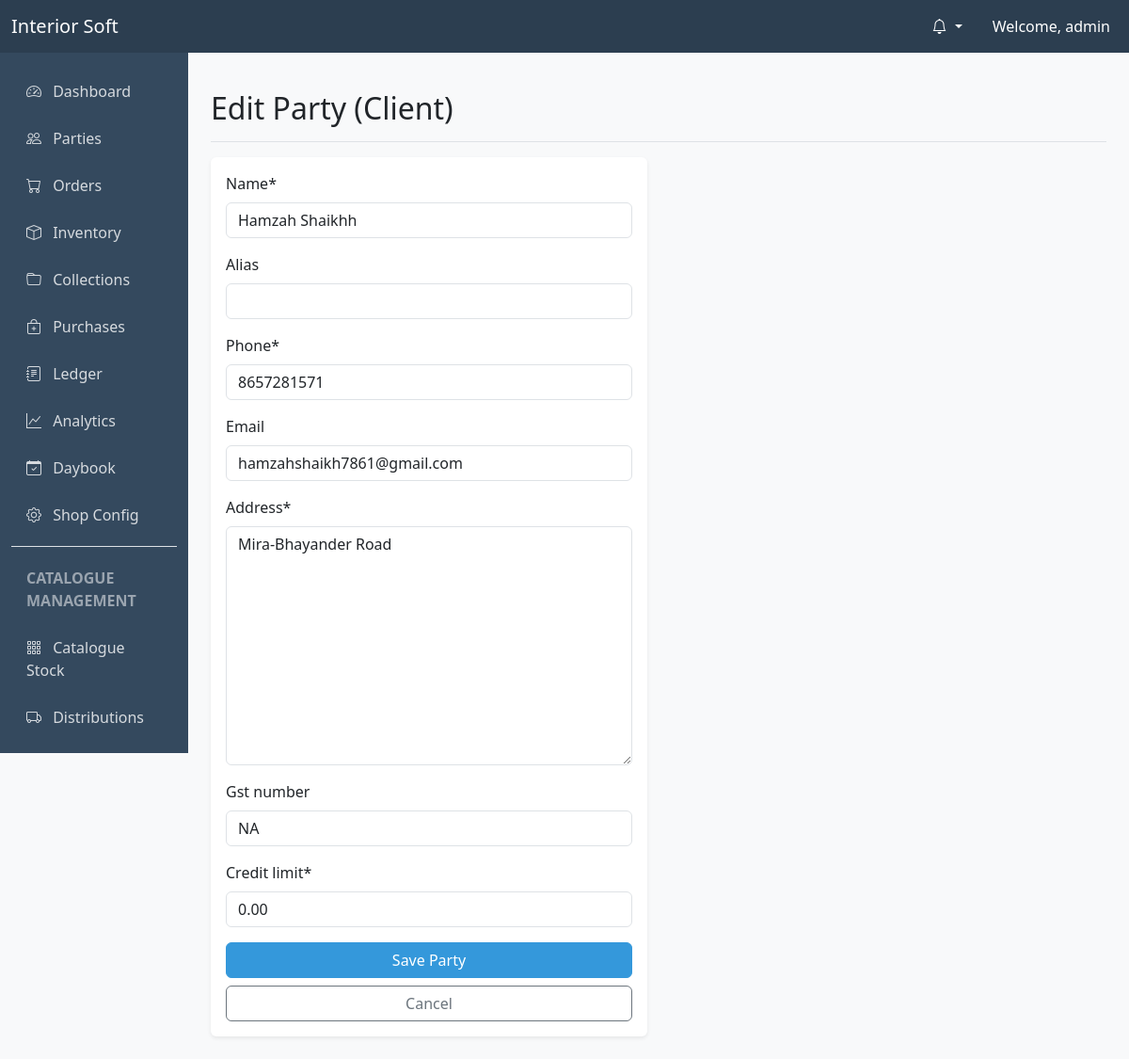
Page /parties/1/edit/ (signed in) on the committed database.
### users/models.py (models this page shows, shortened)
class User(AbstractUser):
    SUPERADMIN = 'superadmin'
    ADMIN = 'admin'
    ACCOUNTANT = 'accountant'
    WAREHOUSE_MANAGER = 'warehouse_manager'
    DELIVERY_PERSON = 'delivery_person'
    MARKETING_PERSON = 'marketing_person'
    ROLE_CHOICES = (
        (SUPERADMIN, 'SuperAdmin'),
        (ADMIN, 'Admin'),
        (ACCOUNTANT, 'Accountant'),
        (WAREHOUSE_MANAGER, 'Warehouse Manager'),
        (DELIVERY_PERSON, 'Delivery Person'),
        (MARKETING_PERSON, 'Marketing Person'),
    )
    role = models.CharField(max_length=20, choices=ROLE_CHOICES, default=ADMIN)
    phone_number = models.CharField(max_length=15, blank=True, null=True)
    def is_superadmin(self):
        return self.role == self.SUPERADMIN
    def is_admin(self):
        return self.role == self.ADMIN or self.role == self.SUPERADMIN
    def is_warehouse_manager(self):
        return self.role == self.WAREHOUSE_MANAGER
    def is_delivery_person(self):
        return self.role == self.DELIVERY_PERSON

### parties/models.py (models this page shows, shortened)
class Party(models.Model):
    name = models.CharField(max_length=255)
    alias = models.CharField(max_length=255, blank=True, null=True)
    phone = models.CharField(max_length=15)
    email = models.EmailField(blank=True, null=True)
    address = models.TextField()
    gst_number = models.CharField(max_length=15, blank=True, null=True)
    credit_limit = models.DecimalField(max_digits=12, decimal_places=2, default=0.00)
    created_at = models.DateTimeField(auto_now_add=True)
    updated_at = models.DateTimeField(auto_now=True)
    class Meta:
        verbose_name_plural = "Parties"
        ordering = ['name']

### parties/views.py (the view)
# urls.py: path('<int:pk>/edit/', views.PartyUpdateView.as_view(), name='party_edit'),
class PartyUpdateView(LoginRequiredMixin, AdminAccountantMixin, UpdateView):
    model = Party
    fields = ['name', 'alias', 'phone', 'email', 'address', 'gst_number', 'credit_limit']
    template_name = 'parties/party_form.html'
    success_url = reverse_lazy('party_list')

### core/context_processors.py (called while the page is built)
def notifications(request):
    if request.user.is_authenticated:
        unread_notifications = request.user.notifications.filter(is_seen=False)
        return {
            'unread_notifications': unread_notifications,
            'unread_notifications_count': unread_notifications.count()
        }
    return {}

### parties/views.py (called while the page is built)
    def test_func(self):
        return self.request.user.is_admin() or self.request.user.is_accountant()

### shop_config/context_processors.py (called while the page is built)
def shop_info(request):
    config, created = ShopConfiguration.objects.get_or_create(pk=1, defaults={'shop_name': 'Interior Soft'})
    return {
        'shop_config': config
    }

### templates/parties/party_form.html (shortened to what this page needs)
{% extends "base.html" %}
{% load crispy_forms_tags %}
{% block content %}
<div class="d-flex justify-content-between flex-wrap flex-md-nowrap align-items-center pt-3 pb-2 mb-3 border-bottom">
    <h1 class="h2">{% if object %}Edit{% else %}Add New{% endif %} Party (Client)</h1>
</div>
<div class="row">
    <div class="col-md-6">
        <div class="card shadow-sm">
            <div class="card-body">
                <form method="post" id="party-form">
                    {{ form|crispy }}
                    <div class="d-grid gap-2">
                        <button type="submit" class="btn btn-primary">Save Party</button>
                        <a href="{% url 'party_list' %}" class="btn btn-outline-secondary">Cancel</a>
                    </div>
                </form>
            </div>
        </div>
    </div>
</div>
{% endblock %}

### templates/base.html (shortened to what this page needs)
<!DOCTYPE html>
<html lang="en">
<head>
    <link href="https://cdn.jsdelivr.net/npm/bootstrap@5.3.0/dist/css/bootstrap.min.css" rel="stylesheet">
    <link rel="stylesheet" href="https://cdn.jsdelivr.net/npm/bootstrap-icons@1.10.0/font/bootstrap-icons.css">
    <link href="https://cdn.jsdelivr.net/npm/select2@4.1.0-rc.0/dist/css/select2.min.css" rel="stylesheet" />
    <link href="https://cdn.jsdelivr.net/npm/select2-bootstrap-5-theme@1.3.0/dist/select2-bootstrap-5-theme.min.css" rel="stylesheet" />
</head>
<body>
    <nav class="navbar navbar-expand-lg navbar-dark sticky-top">
        <div class="container-fluid">
            <a class="navbar-brand" href="{% url 'dashboard' %}">Interior Soft</a>
            <div class="collapse navbar-collapse" id="navbarNav">
                <ul class="navbar-nav ms-auto">
                    {% if user.is_authenticated %}
                        <li class="nav-item dropdown me-3">
                            <a class="nav-link dropdown-toggle text-white" href="#" id="notifDropdown" role="button" data-bs-toggle="dropdown" aria-expanded="false">
                                <i class="bi bi-bell"></i>
                            </a>
                        </li>
                        <li class="nav-item d-none d-lg-block">
                            <span class="nav-link text-white">Welcome, {{ user.username }}</span>
                        </li>
                    {% else %}
                        <li class="nav-item">
                            <a class="nav-link" href="{% url 'login' %}">Login</a>
                        </li>
                    {% endif %}
                </ul>
            </div>
        </div>
    </nav>
    <div class="container-fluid">
        <div class="row">
            {% if user.is_authenticated and request.resolver_match.url_name != 'login' %}
            <nav id="sidebarMenu" class="col-md-3 col-lg-2 d-md-block sidebar collapse">
                <div class="sidebar-nav-container">
                    <ul class="nav flex-column">
                        {% if user.is_admin or user.is_accountant or user.is_marketing_person %}
                        <li class="nav-item">
                            <a class="nav-link" href="{% url 'dashboard' %}">
                                <i class="bi bi-speedometer2 me-2"></i> Dashboard
                            </a>
                        </li>
                        <li class="nav-item">
                            <a class="nav-link" href="{% url 'party_list' %}">
                                <i class="bi bi-people me-2"></i> Parties
                            </a>
                        </li>
                        {% endif %}
                        {% if user.is_admin or user.is_accountant %}
                        <li class="nav-item">
                            <a class="nav-link" href="{% url 'order_list' %}">
                                <i class="bi bi-cart me-2"></i> Orders
                            </a>
                        </li>
                        <li class="nav-item">
                            <a class="nav-link" href="{% url 'stock_list' %}">
                                <i class="bi bi-box me-2"></i> Inventory
                            </a>
                        </li>
                        <li class="nav-item">
                            <a class="nav-link" href="{% url 'collection_list' %}">
                                <i class="bi bi-folder me-2"></i> Collections
                            </a>
                        </li>
                        <li class="nav-item">
                            <a class="nav-link" href="{% url 'purchase_list' %}">
                                <i class="bi bi-bag-plus me-2"></i> Purchases
                            </a>
                        </li>
                        <li class="nav-item">
                            <a class="nav-link" href="{% url 'ledger_list' %}">
                                <i class="bi bi-journal-text me-2"></i> Ledger
                            </a>
                        </li>
                        <li class="nav-item">
                            <a class="nav-link" href="{% url 'analytics' %}">
                                <i class="bi bi-graph-up me-2"></i> Analytics
                            </a>
                        </li>
                        <li class="nav-item">
                            <a class="nav-link" href="{% url 'daybook' %}">
                                <i class="bi bi-calendar-check me-2"></i> Daybook
                            </a>
                        </li>
                        {% if user.is_admin %}
                        <li class="nav-item">
                            <a class="nav-link" href="{% url 'shop_config' %}">
                                <i class="bi bi-gear me-2"></i> Shop Config
                            </a>
                        </li>
                        {% endif %}
                        {% endif %}
                        {% if user.is_admin or user.is_accountant or user.is_marketing_person %}
                        <li class="nav-item border-top mt-2 pt-2">
                            <span class="nav-link disabled small text-uppercase fw-bold text-white-50">Catalogue Management</span>
                        </li>
                        <li class="nav-item">
                            <a class="nav-link {% if 'catalogues/inventory' in request.path %}active{% endif %}" href="{% url 'catalogue_inventory_list' %}">
                                <i class="bi bi-grid-3x3-gap me-2"></i> Catalogue Stock
                            </a>
                        </li>
                        <li class="nav-item">
                            <a class="nav-link {% if 'catalogues/distributions' in request.path %}active{% endif %}" href="{% url 'catalogue_distribution_list' %}">
                                <i class="bi bi-truck me-2"></i> Distributions
                            </a>
                        </li>
                        <li class="nav-item">
                            <a class="nav-link {% if 'catalogues/visits' in request.path %}active{% endif %}" href="{% url 'catalogue_visit_list' %}">
                            </a>
                        </li>
                        {% endif %}
                    </ul>
                </div>
            </nav>
            <main class="col-md-9 ms-sm-auto col-lg-10 px-md-4 py-4">
            {% else %}
            <main class="col-12 py-4">
            {% endif %}
                {% block content %}{% endblock %}
            </main>
        </div>
    </div>
</body>
</html>

### templates/base.html (style rules this page uses)
:root { --primary-color: #2c3e50; --secondary-color: #34495e; --accent-color: #3498db; }
body { font-family: 'Segoe UI', Tahoma, Geneva, Verdana, sans-serif; background-color: #f8f9fa; }
.navbar { background-color: var(--primary-color); }
.sidebar { height: calc(100vh - 56px); position: fixed; top: 56px; left: 0; z-index: 1000; background-color: var(--secondary-color); color: white; display: flex; flex-direction: column; padding-bottom: 0; overflow: hidden; }
.sidebar-nav-container { flex-grow: 1; overflow-y: auto; padding-top: 1rem; }
@media (min-width: 768px) { .sidebar { width: 16.666667%; } }
main { margin-left: 16.666667%; width: 83.333333%; padding-bottom: 60px; }
.sidebar .nav-link { color: rgba(255,255,255,0.8); margin: 5px 0; }
.card { border: none; box-shadow: 0 0.125rem 0.25rem rgba(0,0,0,0.075); }
.btn-primary { background-color: var(--accent-color); border-color: var(--accent-color); }
.nav-link { position: relative; }

### rows in the picture
User: username "admin"
Party: name "Hamzah Shaikhh", phone "8657281571", email "hamzahshaikh7861@gmail.com", address "Mira-Bhayander Road", gst_number "NA", credit_limit "0.00"
